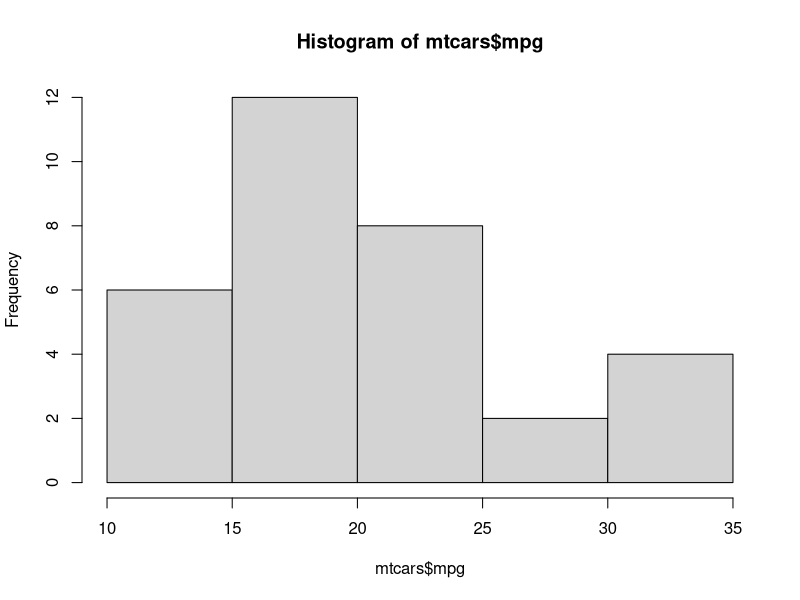
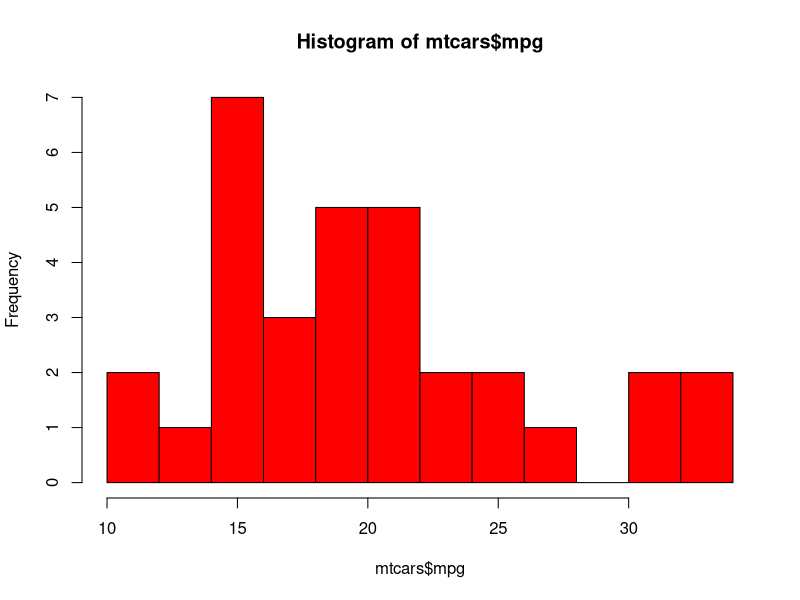
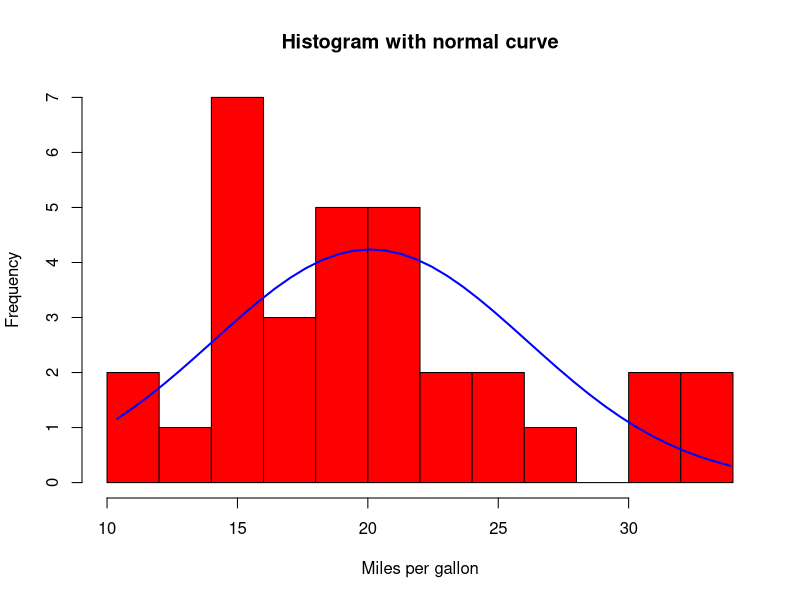
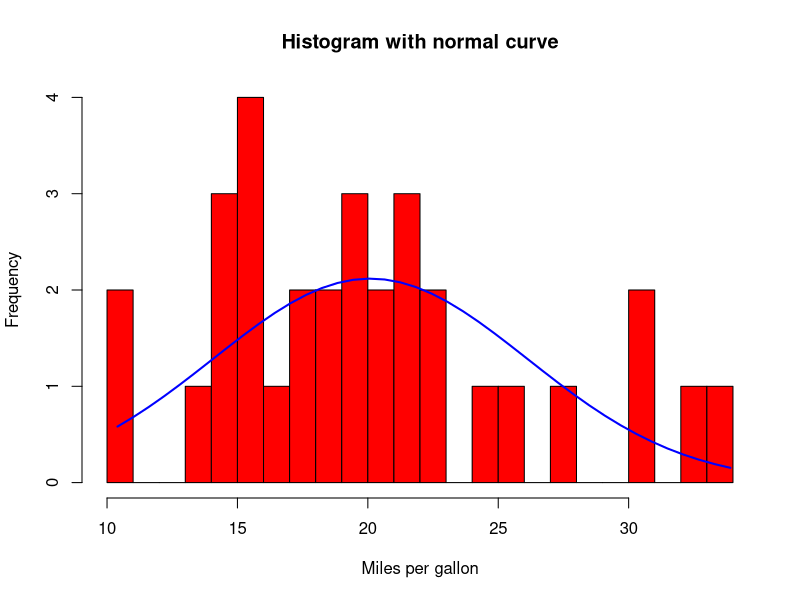
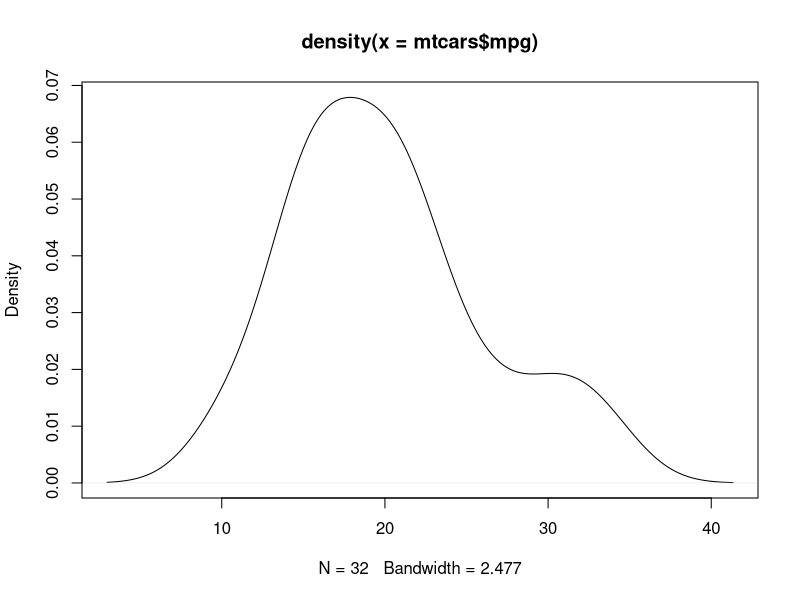

Source code (R) for these figures, in order:
## ---- chunk 1
knitr::opts_chunk$set(echo = TRUE)
## ---- chunk 2
summary(mtcars)
## ---- chunk 3
hist(mtcars$mpg)
## ---- chunk 4
hist(mtcars$mpg, breaks = 12, col = "red")
## ---- chunk 5
x <- mtcars$mpg

h <- hist(x, breaks = 10, col = "red", xlab = "Miles per gallon", main = "Histogram with normal curve")
xfit <- seq(min(x), max(x), length = 40)
yfit <- dnorm(xfit, mean = mean(x), sd = sd(x))
yfit <- yfit*diff(h$mids[1:2])*length(x)
lines(xfit, yfit, col = "blue", lwd = 2)
## ---- chunk 6
x <- mtcars$mpg

h <- hist(x, breaks = 20, col = "red", xlab = "Miles per gallon", main = "Histogram with normal curve")
xfit <- seq(min(x), max(x), length = 40)
yfit <- dnorm(xfit, mean = mean(x), sd = sd(x))
yfit <- yfit*diff(h$mids[1:2])*length(x)
lines(xfit, yfit, col = "blue", lwd = 2)
## ---- chunk 7
d <- density(mtcars$mpg)
plot(d)
